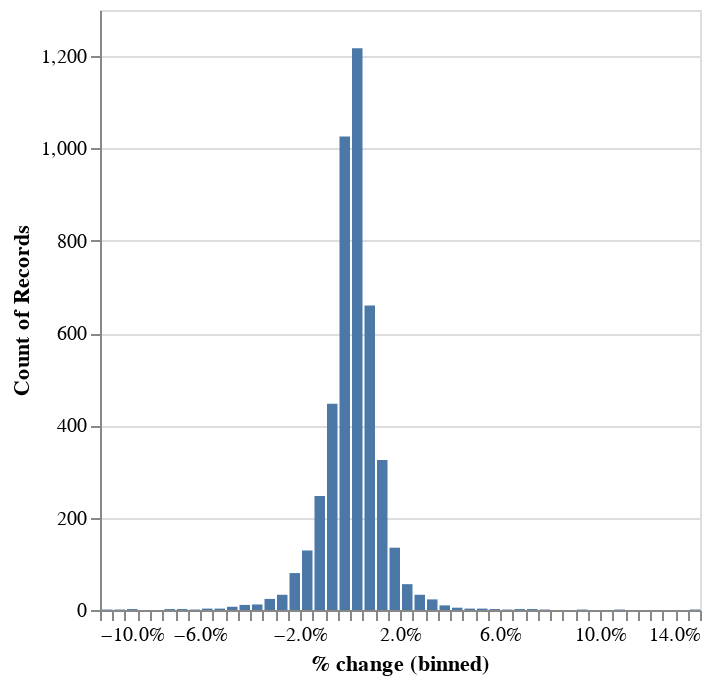

The notebook cell saved with this chart:
### Code cell
returns_histogram(bt.balance)

### Figure 1 — Vega-Lite specification as saved in the notebook (floating-point values rounded to 4 significant figures; data arrays with more than 128 entries replaced by an {"elided": "..."} marker saying what was removed)
{"config": {"view": {"continuousWidth": 300, "continuousHeight": 300}}, "data": {"name": "data-6e305d3976a0c8df66ee50743a8ecd6d"}, "mark": {"type": "bar"}, "encoding": {"x": {"axis": {"format": "%"}, "bin": {"maxbins": 100}, "field": "% change", "type": "quantitative"}, "y": {"aggregate": "count", "type": "quantitative"}}, "$schema": "https://vega.github.io/schema/vega-lite/v6.1.0.json", "datasets": {"data-6e305d3976a0c8df66ee50743a8ecd6d": {"elided": "4513 records"}}}
